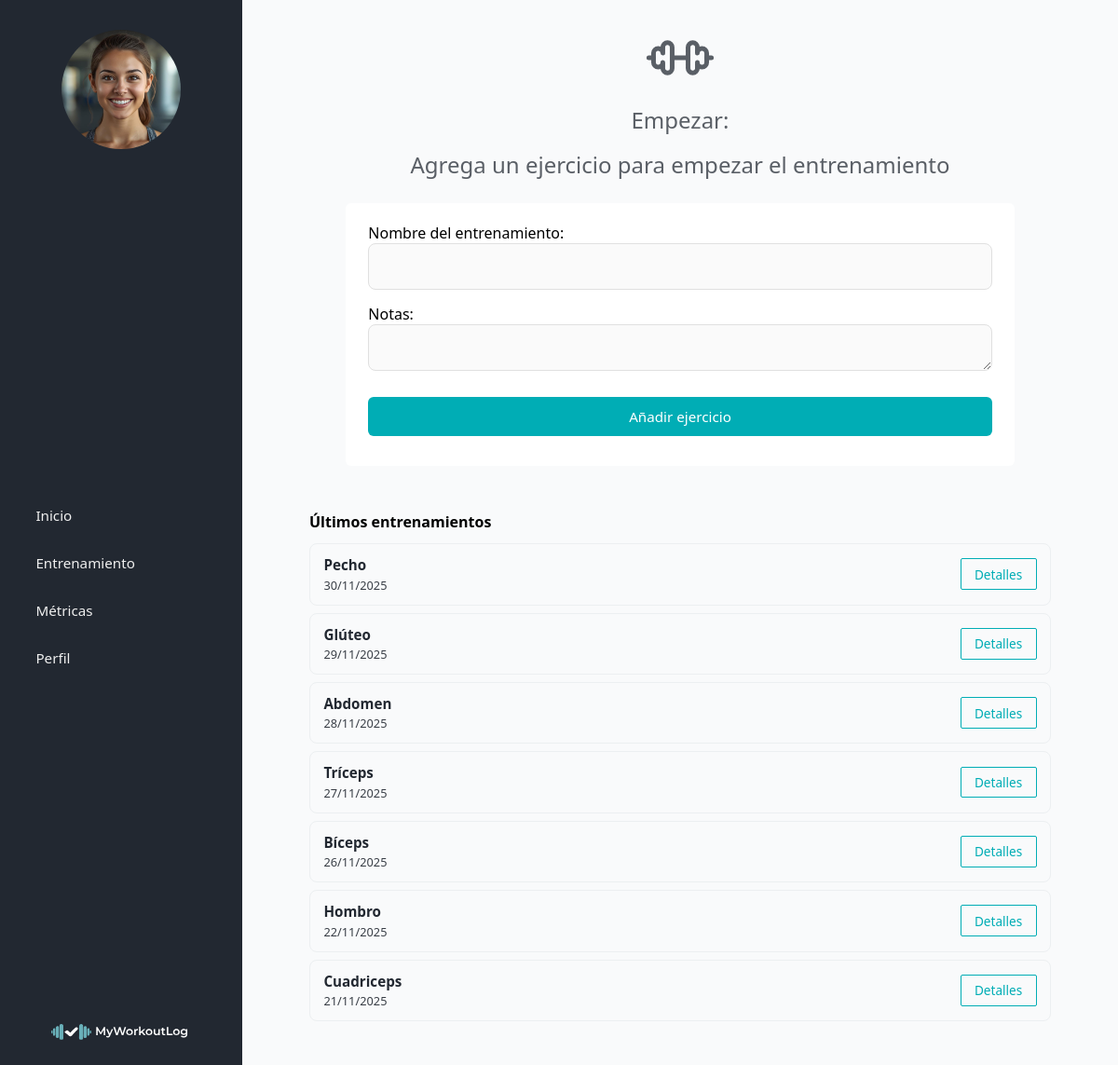
Screenshot of /index.php?controller=entrenamiento&action=index (signed in) with the database file from the repository.
### tables this page shows
CREATE TABLE `entrenamientos` (
  `id` int(11) NOT NULL,
  `id_usuario` int(11) NOT NULL,
  `fecha` date NOT NULL,
  `nombre_entrenamiento` varchar(100) NOT NULL,
  `notas` text DEFAULT NULL
);

### controller/EntrenamientoController.php (called while the page is built, shortened)
<?php
require_once __DIR__ . '/../model/Entrenamiento.php';
class EntrenamientoController{
    public function index(){
        $idUsuario = $_SESSION['id_usuario'];
        $desde = $_GET['desde'] ?? null;
        $hasta = $_GET['hasta'] ?? null;
        $entrenamientos = Entrenamiento::listarPorUsuario($idUsuario, $desde, $hasta);
        $ultimosEntrenamientos = array_slice($entrenamientos, 0, 7);
        require __DIR__ . '/../view/layout.php';
    }
}

### index.php (called while the page is built, shortened)
<?php
$action         = $_GET['action']     ?? 'login';
$action         = preg_replace('/[^a-zA-Z0-9_]/', '', $action);
$controller = new $controllerClass();
$controller->$action();

### model/Entrenamiento.php (called while the page is built, shortened)
<?php
class Entrenamiento
{
    private ?int $id = null;
    private string $fecha;
    private string $nombre_entrenamiento;
    public function __construct(
        ?int $id = null,
        int $id_usuario = 0,
        string $fecha = '',
        string $nombre_entrenamiento = '',
        ?string $notas = null
    ) {
        $this->id                  = $id;
        $this->fecha               = $fecha;
        $this->nombre_entrenamiento = $nombre_entrenamiento;
    }
    public function getId(): ?int
    {
        return $this->id;
    }
    public function getFecha(): string
    {
        return $this->fecha;
    }
    public function getNombreEntrenamiento(): string
    {
        return $this->nombre_entrenamiento;
    }
    public static function listarPorUsuario(
        int $id_usuario,
        ?string $desde = null,
        ?string $hasta = null
    ): array {
        $pdo = Conexion::conectar();
        $sql = "SELECT * FROM entrenamientos
                WHERE id_usuario = :id_usuario";
        $params = ['id_usuario' => $id_usuario];
        $sql .= " ORDER BY fecha DESC, id DESC";
        $stmt = $pdo->prepare($sql);
        $stmt->execute($params);
        $entrenamientos = [];
        while ($fila = $stmt->fetch()) {
            $entrenamientos[] = new Entrenamiento(
                (int)$fila['id'],
                (int)$fila['id_usuario'],
                $fila['fecha'],
                $fila['nombre_entrenamiento'],
                $fila['notas'] !== null ? (string)$fila['notas'] : null
            );
        }
        return $entrenamientos;
    }
}

### view/app/entrenamientos/index.php (the view, shortened to what this page needs)
    <div class="contenedor-entrenamientos__icono-texto">
        <div class="contenedor-entrenamientos__contenedor-icono">
            <i class="contenedor-entrenamientos__icono" data-lucide="dumbbell"></i>
        </div>
        <div class="contenedor-entrenamientos__contenedor-texto">
            <p class="contenedor-entrenamientos__texto">Empezar:</p>
            <p class="contenedor-entrenamientos__texto">
                Agrega un ejercicio para empezar el entrenamiento
            </p>
        </div>
    </div>
    <form class="formulario-crear-ent"
         action="index.php?controller=entrenamiento&action=crearYElegirEjercicio"
          method="post">
        <div class="formulario-crear-ent__label-input">
            <label class="formulario-crear-ent__label">
                Nombre del entrenamiento: <br>
                <input class="formulario-crear-ent__input"
                       type="text"
                       name="nombre_entrenamiento"
                       required>
            </label>
        </div>
        <div class="formulario-crear-ent__label-input">
            <label class="formulario-crear-ent__label formulario-crear-ent__label--textarea">
                Notas: <br>
                <textarea class="formulario-crear-ent__input formulario-crear-ent__input--textarea"
                          name="notas"
                          maxlength="35"
                          rows="4"></textarea>
            </label>
        </div>
        <button class="formulario-crear-ent__button" type="submit">
            Añadir ejercicio
        </button>
    </form>
    <section class="dashboard-entrenamientos dashboard-entrenamientos--vista-entrenamientos">
    <div class="dashboard-entrenamientos__header">
        <h2 class="dashboard-entrenamientos__titulo">
            Últimos entrenamientos
        </h2>
    </div>
    <?php if (!empty($ultimosEntrenamientos)): ?>
        <ul class="dashboard-entrenamientos__lista">
            <?php foreach ($ultimosEntrenamientos as $ent): ?>
                <?php
                $fechaObj = DateTime::createFromFormat('Y-m-d', $ent->getFecha());
                $fechaFormateada = $fechaObj
                    ? $fechaObj->format('d/m/Y')
                    : htmlspecialchars($ent->getFecha());
                ?>
                <li class="dashboard-entrenamientos__lista__item">
                    <div class="dashboard-entrenamientos__info">
                        <span class="dashboard-entrenamientos__nombre">
                            <?= htmlspecialchars($ent->getNombreEntrenamiento()); ?>
                        </span>
                        <span class="dashboard-entrenamientos__fecha">
                            <?= $fechaFormateada; ?>
                        </span>
                    </div>
                    <a
                        class="dashboard-entrenamientos__button"
                        href="index.php?controller=entrenamiento&action=ver&id=<?= $ent->getId(); ?>"
                    >
                        Detalles
                    </a>
                </li>
            <?php endforeach; ?>
        </ul>
    <?php else: ?>
        <p class="dashboard-last__empty">
            Aún no has registrado entrenamientos. Empieza desde el apartado <strong>Entrenar</strong>.
        </p>
    <?php endif; ?>
</section>

### public/css/css.css (style rules this page uses)
:root { --color-principal: #222831; --color-secundario: #393E46; --color-terciario: #00ADB5; --color-neutro: #EEEEEE; --color-acento: #EA7AF4; --negro: #000000; --primario-oscuro-100: #1B1F25; --secundario: #393E46; --secundario-claro-200: #5A5F66; --secundario-claro-150: #9e9e9e; --secundario-claro100: #eceff1; --claro: #f9fafb; --turq-700: #007E86; --turq-600: #00ADB5; --turq-400: #33C7CC; --turq-200: #66D6D9; --mag-700: #C15FC8; --mag-600: #EA7AF4; --mag-400: #F2A8F7; --mag-200: #F8CFFD; --sem-exito: #4CAF50; --sem-error: #F44336; --sem-warning: #FFC107; --sem-info: #2196F3; }
* { padding: 0; margin: 0; font-family: system-ui, -apple-system, BlinkMacSystemFont, "Segoe UI", sans-serif; box-sizing: border-box; }
a { text-decoration: none; }
.dashboard-entrenamientos { width: 100%; max-width: 960px; padding: 1.5rem 1.5rem 1.25rem; }
.dashboard-entrenamientos__header { display: flex; justify-content: space-between; align-items: center; margin-bottom: 0.75rem; }
.dashboard-entrenamientos__titulo { font-size: 1rem; font-weight: 600; color: var(--color-text-main); }
.dashboard-entrenamientos__lista { list-style: none; padding: 0; margin: 0; display: flex; flex-direction: column; gap: 0.5rem; }
.dashboard-entrenamientos__lista__item { display: flex; align-items: center; justify-content: space-between; padding: 0.75rem 0.9rem; border-radius: 8px; background-color: #f9fafb; border: 1px solid #eceff1; }
.dashboard-entrenamientos__info { display: flex; flex-direction: column; gap: 0.15rem; }
.dashboard-entrenamientos__nombre { font-size: 0.95rem; font-weight: 600; color: var(--color-principal); }
.dashboard-entrenamientos__fecha { font-size: 0.8rem; color: var(--color-secundario); }
.dashboard-entrenamientos__button { padding: 0.4rem 0.9rem; font-size: 0.85rem; border-radius: 2px; border: 1px solid var(--color-terciario); color: var(--color-terciario); background-color: var(--secundario-claro); text-decoration: none; }
.contenedor-entrenamientos__icono-texto { display: flex; flex-direction: column; align-items: center; width: 90%; gap: 15px; }
.contenedor-entrenamientos__icono { height: 60px; width: 60px; transform: rotate(45deg); color: var(--secundario-claro-200); }
.contenedor-entrenamientos__contenedor-texto { display: flex; flex-direction: column; align-items: center; gap: 15px; text-align: center; font-size: 24px; color: var(--secundario-claro-200); }
.formulario-crear-ent { display: flex; flex-direction: column; width: 85%; max-width: 910px; background-color: #ffffff; border-radius: 6px; border: 1px solid var(--color-terciario); padding: 1.3rem 1.5rem 2rem; margin-top: 25px; gap: 15px; }
.formulario-crear-ent__input { width: 100%; height: 50px; border-radius: 8px; border: 1px solid #e0e0e0; background-color: #fafafa; font-size: 0.95rem; outline: none; }
.formulario-crear-ent__button { margin-top: 0.5rem; width: 100%; padding: 0.7rem 1rem; border-radius: 6px; border: none; background-color: var(--color-terciario); color: #ffffff; font-size: 0.95rem; font-weight: 500; cursor: pointer; }
.dashboard-entrenamientos--vista-entrenamientos { margin-top: 25px; }
@media (min-width: 800px) { .layout-app { margin: 0; min-height: 100vh; display: grid; grid-template-columns: 260px minmax(0, 1fr); grid-template-rows: 100vh; grid-template-areas: "sidebar main"; overflow: hidden; background-color: var(--color-principal); } }
@media (min-width: 800px) { .formulario-crear-ent { border: 0; } }

### rows the page displays
entrenamientos: nombre_entrenamiento "Pecho", fecha "30/11/2025"
entrenamientos: nombre_entrenamiento "Glúteo", fecha "29/11/2025"
entrenamientos: nombre_entrenamiento "Abdomen", fecha "28/11/2025"
entrenamientos: nombre_entrenamiento "Tríceps", fecha "27/11/2025"
entrenamientos: nombre_entrenamiento "Bíceps", fecha "26/11/2025"
entrenamientos: nombre_entrenamiento "Hombro", fecha "22/11/2025"
entrenamientos: nombre_entrenamiento "Cuadriceps", fecha "21/11/2025"
